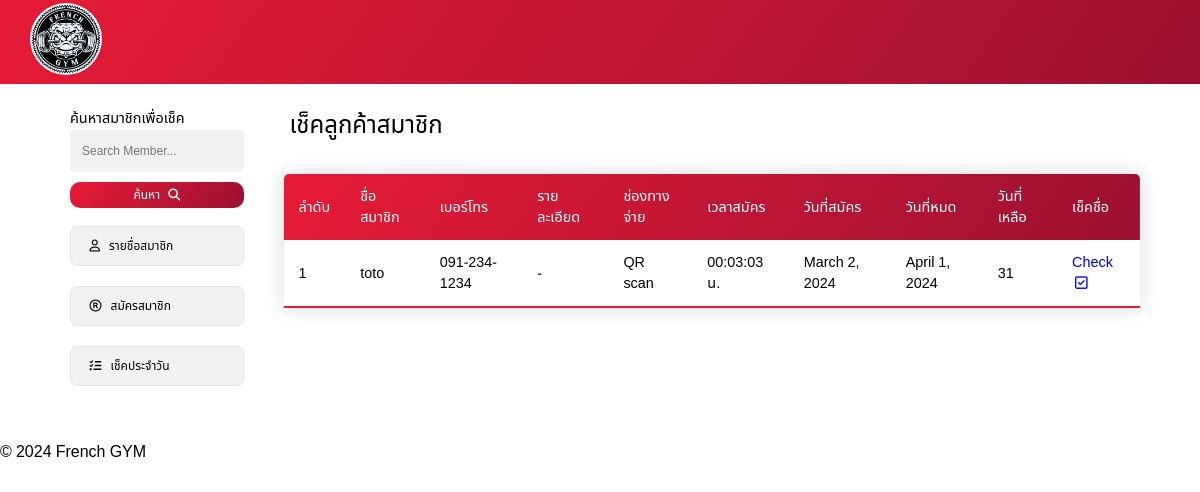
The app's page /check_member/, older data.
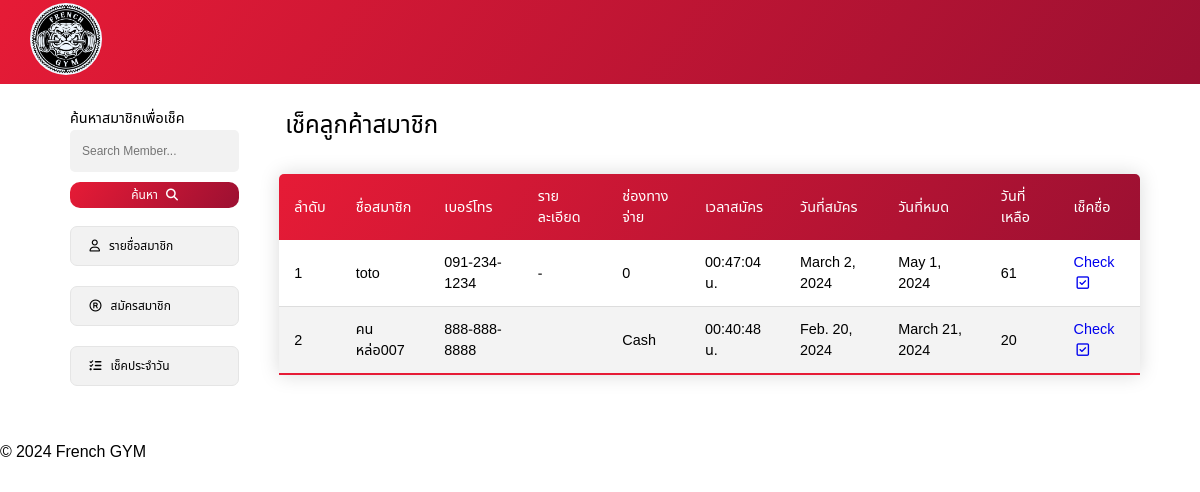
The same page, newer data.
### membership/models.py (models this page shows, shortened)
class Register(models.Model):
    reg_id = models.AutoField(primary_key=True)
    name = models.CharField(max_length=100)
    tel = models.CharField(max_length=20)
    des = models.TextField()
    pay = models.CharField(max_length=20)
    current_time = models.CharField(max_length=20)
    start_date = models.DateField()
    end_date = models.DateField()
    remain_day = models.IntegerField()

### membership/views.py (the view)
# urls.py: path('check_member/', check_member),
def check_member(req):
    obj = Register.objects.all()
    return render(req, 'check_member.html', { 'Register': obj })

### membership/templates/check_member.html (shortened to what this page needs)
{% load static %}
<!DOCTYPE html>
<html lang="en">
<head>
    <link rel="stylesheet" href="{% static 'css/style.css' %}">
    <link rel="stylesheet" href="https://cdnjs.cloudflare.com/ajax/libs/font-awesome/6.5.1/css/all.min.css" />
</head>
<body>
    <nav>
        <div class="logo">
            <a href="">
                <img src="{% static 'images/logo.png'%}" alt="">
            </a>
        </div>
    </nav>
    <div class="container">
        <div class="sidebar">
            <form action="/search_results_member/" method="GET">
                <div class="box-search">
                    <label class="title-search" for="search">ค้นหาสมาชิกเพื่อเช็ค</label>
                    <input type="text" class="member-search" name="q" placeholder="Search Member..." required>
                    <button type="submit" class="button-search">ค้นหา
                        <i class="fas fa-magnifying-glass" style="margin-left: 5px;"></i>
                    </button>
                </div>
            </form>
            <a href="/" class="sidebar-menus">
                <i class="fa-regular fa-user"></i>
                รายชื่อสมาชิก
            </a>
            <a href="/form/" class="sidebar-menus">
                <i class="fa-regular fa-registered"></i>
                สมัครสมาชิก
            </a>
            <a href="/check/" class="sidebar-menus">
                <i class="fas fa-list-check"></i>
                เช็คประจำวัน
            </a>
        </div>
        <div class="main-content">
            <div class="title-head">
                <h1 class="text-head">เช็คลูกค้าสมาชิก</h1>
            </div>
            <table class="table">
                <thead>
                    <tr>
                        <th>ลำดับ</th>
                        <th>ชื่อสมาชิก</th>
                        <th>เบอร์โทร</th>
                        <th>รายละเอียด</th>
                        <th>ช่องทางจ่าย</th>
                        <th>เวลาสมัคร</th>
                        <th>วันที่สมัคร</th>
                        <th>วันที่หมด</th>
                        <th>วันที่เหลือ</th>
                        <th>เช็คชื่อ</th>
                    </tr>
                </thead>
                <tbody>
                    {% for i in Register %}
                    <tr>
                        <td>{{ i.reg_id }}</td>
                        <td>{{ i.name }}</td>
                        <td>{{ i.tel }}</td>
                        <td>{{ i.des }}</td>
                        <td>{{ i.pay }}</td>
                        <td>{{ i.current_time }} น.</td>
                        <td>{{ i.start_date }}</td>
                        <td>{{ i.end_date }}</td>
                        <td>{{ i.remain_day }}</td>
                        <td><a href="{% url 'check_in' i.reg_id %}" class="button-edit">Check
                            <i class="fa-regular fa-square-check"></i></a></td>
                    </tr>
                    {% endfor %}
                </tbody>
            </table>
        </div>
    </div>
    <br>
    <footer>
        <p>© 2024 French GYM</p>
    </footer>
</body>
</html>
</body>
</html>

Row changes from the older to the newer data that the page shows:
changed Register "toto": pay "QR scan" → "0"; current_time "00:03:03" → "00:47:04"; end_date "April 1, 2024" → "May 1, 2024"; remain_day "31" → "61"
added Register: reg_id "2", name "คนหล่อ007", tel "888-888-8888", pay "Cash", current_time "00:40:48", start_date "Feb. 20, 2024", end_date "March 21, 2024", remain_day "20"
